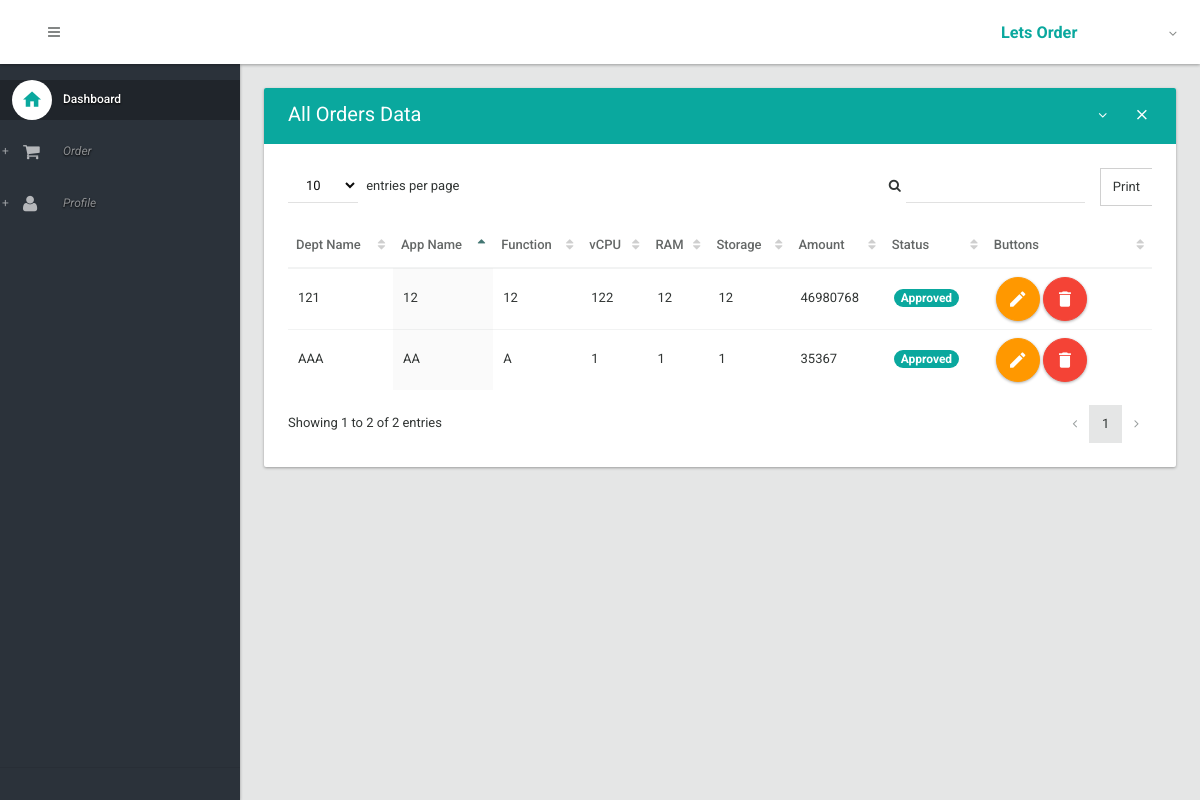
The app's page / (signed in) with its own data.
### orders/models.py (models this page shows)
class OrderItems1 (models.Model):
    dept_name=models.CharField(max_length=20);
    app_name= models.CharField(max_length=20);
    function = models.CharField(max_length=10);
    vCPU= models.IntegerField();
    RAM=models.IntegerField();
    storage = models.IntegerField();
    amount= models.IntegerField();
    order_status = models.CharField(max_length=50);
    dr = models.CharField(max_length=20);
    os = models.CharField(max_length=20);
    db = models.CharField(max_length=20);

### orders/views.py (the view)
# urls.py: url(r'^$', my_order.index, name='home'),
@login_required
def index(request):
    orders = OrderItems1.objects.all()
    return render(request, 'index.html', {'orders': orders})

### orders/templates/index.html (shortened to what this page needs)
{% extends 'layout.html' %}
{% block body %}
                <section>
                    <div class="section-body">
                        <div class="row">
                            <div class="col-lg-12">
                                <div class="card">
                                    <div class="card-head style-primary">
                                        <header>All Orders Data</header>
                                        <div class="tools">
                                            <a class="btn btn-icon-toggle btn-collapse"><i class="fa fa-angle-down"></i></a>
                                            <a class="btn btn-icon-toggle btn-close"><i class="md md-close"></i></a>
                                        </div>
                                    </div>
                                    <div class="card-body">
                                        <div class="table-responsive">
                                            <table id="datatable2" class="table order-column hover">
                                                <thead>
                                                    <tr>
                                                        <th>Dept Name</th>
                                                        <th>App Name</th>
                                                        <th>Function</th>
                                                        <th>vCPU</th>
                                                        <th>RAM</th>
                                                        <th>Storage</th>
                                                        <th>Amount</th>
                                                        <th>Status</th>
                                                        <th width="150px">Buttons</th>
                                                    </tr>
                                                </thead>
                                                <tbody>
                                                    {% for order in orders %}
                                                        <tr class="gradeX">
                                                            <td>{{ order.dept_name }}</td>
                                                            <td>{{ order.app_name }}</td>
                                                            <td>{{ order.function }}</td>
                                                            <td>{{ order.vCPU }}</td>
                                                            <td>{{ order.RAM }}</td>
                                                            <td>{{ order.storage }}</td>
                                                            <td>{{ order.amount }}</td>
                                                            <td><span class="badge" style="background: #0aa89e"> {{ order.order_status }}</span></td>
                                                            <td>
                                                                <a href="{% url 'edit' order.id %}" class="btn ink-reaction btn-floating-action btn-warning"><i class="md md-edit"></i> </a>
                                                                <a href="{% url 'delete' order.id %}" class="btn ink-reaction btn-floating-action btn-danger" onclick="return confirm('Are you sure you want to delete this?')"><i class="md md-delete"></i> </a>
                                                            </td>
                                                        </tr>
                                                    {% endfor %}
                                                </tbody>
                                            </table>
                                        </div>
                                    </div>
                                </div>
                            </div>
                        </div>
                    </div>
                </section>
{% endblock %}

### records on screen
OrderItems1: dept_name "AAA", app_name "AA", function "A", vCPU "1", RAM "1", storage "1", amount "35367", order_status "Approved"
OrderItems1: dept_name "121", app_name "12", function "12", vCPU "122", RAM "12", storage "12", amount "46980768", order_status "Approved"
